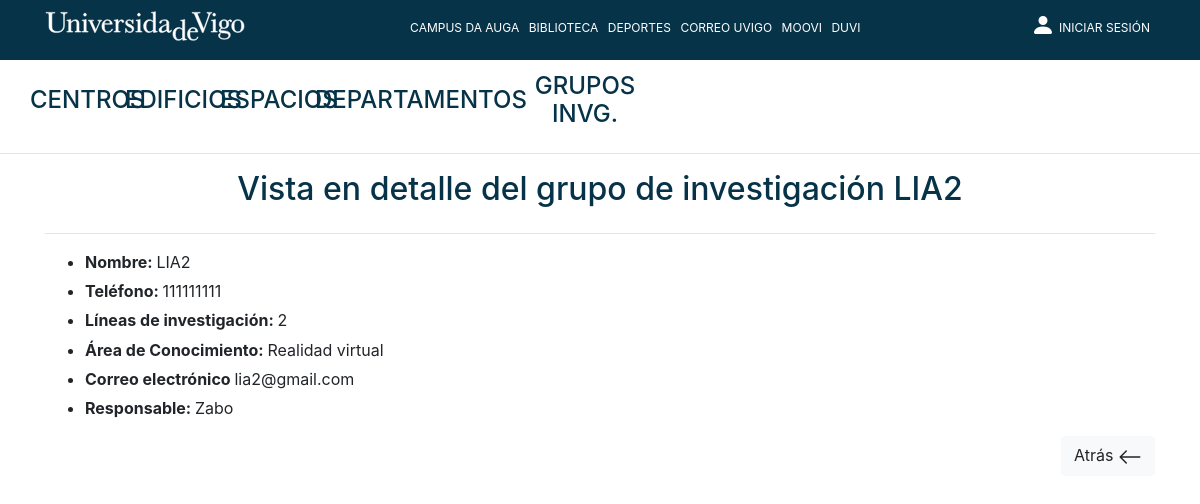
The app's page /Controllers/GrupoInvestigacion_Controller.php?action=showcurrent&grupo_id=1, older data.
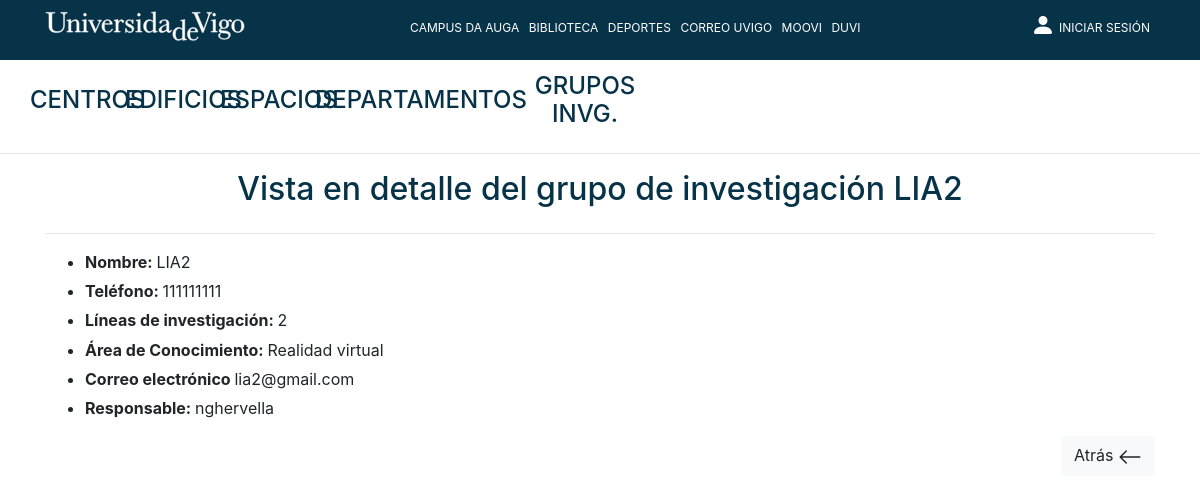
The same page, newer data.
### tables this page shows
CREATE TABLE `usuario` (
	`usuario_id` int NOT NULL AUTO_INCREMENT,
	`login` VARCHAR(12) NOT NULL UNIQUE,
	`nombre` VARCHAR(15) NOT NULL,
	`apellidos` VARCHAR(25) NOT NULL,
	`password` VARCHAR(64) NOT NULL,
	`fecha_nacimiento` DATE NOT NULL,
	`email_usuario` VARCHAR(30) NOT NULL,
	`telef_usuario` int NOT NULL,
	`dni` VARCHAR(9) NOT NULL UNIQUE,
	`rol` enum('ADMIN', 'USUARIO_NORMAL') NOT NULL, 
	`afiliacion` enum('DOCENTE', 'INVESTIGADOR', 'ADMINISTRACION') NOT NULL,
	`nombre_puesto` VARCHAR(60),
	`nivel_jerarquia` int,
	`depart_usuario` int,
	`grupo_usuario` int,
	`centro_usuario` int,
	PRIMARY KEY (`usuario_id`)
);

### Models/GRUPO_INVESTIGACION_Model.php (called while the page is built, shortened)
<?php
include_once 'Access_DB.php';
    class GRUPO_INVESTIGACION_Model{
        private $db;
        private $grupo_id;
        private $nombre_grupo;
        private $telef_grupo;
        private $lineas_investigacion;
        private $area_conoc_grupo;
        private $email_grupo;
        function __construct($grupo_id,
                             $nombre_grupo,
                             $telef_grupo,
                             $lineas_investigacion,
                             $area_conoc_grupo,
                             $email_grupo,
                             $responsable_grupo){
            $this->grupo_id = $grupo_id;
            $this->nombre_grupo = $nombre_grupo;
            $this->telef_grupo = $telef_grupo;
            $this->lineas_investigacion = $lineas_investigacion;
            $this->area_conoc_grupo = $area_conoc_grupo;
            $this->email_grupo = $email_grupo;
            $this->db = PDOConnection::getInstance();
        }
        function rellenaDatos(){
            $stmt = $this->db->prepare("SELECT *
					FROM grupo_investigacion
					WHERE grupo_id = ?");
            $stmt->execute(array($this->grupo_id));
            $grupo = $stmt->fetch(PDO::FETCH_ASSOC);
            if($grupo != null){
                return new GRUPO_INVESTIGACION_Model($grupo["grupo_id"], $grupo["nombre_grupo"],$grupo["telef_grupo"],$grupo["lineas_investigacion"],
                    $grupo["area_conoc_grupo"],$grupo["email_grupo"],$grupo["responsable_grupo"]);
            }else{
                return  'Error inesperado al intentar cumplir su solicitud de consulta';
            }
        }
        function getNombreGrupo(){
            return $this->nombre_grupo;
        }
        public function getTelefGrupo()
        {
            return $this->telef_grupo;
        }
        public function getLineasInvestigacion()
        {
            return $this->lineas_investigacion;
        }
        public function getAreaConocGrupo()
        {
            return $this->area_conoc_grupo;
        }
        public function getEmailGrupo()
        {
            return $this->email_grupo;
        }
    }
?>

### Models/Access_DB.php (called while the page is built)
<?php
class PDOConnection
{
    private static $dbhost = "127.0.0.1";
    private static $dbname = "hauga";
    private static $dbuser = "admin_hauga";
    private static $dbpass = "admin_hauga";
    private static $db_singleton = null;
    public static function getInstance()
    {
        if (self::$db_singleton == null) {
            self::$db_singleton = new PDO(
                "mysql:host=" . self::$dbhost . ";dbname=" . self::$dbname . ";charset=utf8",
                self::$dbuser,
                self::$dbpass,
                array(
                    PDO::ATTR_EMULATE_PREPARES => false,
                    PDO::ATTR_ERRMODE => PDO::ERRMODE_EXCEPTION
                )
            );
        }
        return self::$db_singleton;
    }
}
?>

### Models/USUARIO_Model.php (called while the page is built, shortened)
<?php
include_once 'Access_DB.php';
	class USUARIO_Model{
        private $db;
		var $usuario_id;
		function __construct($usuario_id,
							 $login,
							 $nombre,
							 $apellidos,
							 $password,
							 $fecha_nacimiento,
							 $email_usuario,
							 $telef_usuario,
							 $dni,
							 $rol,
							 $afiliacion,
							 $nombre_puesto,
							 $nivel_jerarquia,
							 $depart_usuario,
							 $grupo_usuario,
							 $centro_usuario){
			$this->usuario_id = $usuario_id;
			$this->db = PDOConnection::getInstance();
		}
        function getLoginById(){
		    $stmt = $this->db->prepare("SELECT login FROM usuario WHERE usuario_id = ?");
		    $stmt->execute(array($this->usuario_id));
		    $resultado = $stmt->fetch(PDO::FETCH_ASSOC);
		    if($resultado != null){
		        return $resultado['login'];
            }else{
		        return 'No existe el usuario en la BD';
            }
        }
    }
?>

### Views/GRUPOINVESTIGACION_SHOWCURRENT_View.php (the view)
<?php
class GRUPOINVESTIGACION_SHOWCURRENT_View{
    var $grupoInvestigacion;
    var $responsableLogin;
    function __construct($grupoInvestigacion, $responsableLogin)
    {
        $this->grupoInvestigacion = $grupoInvestigacion;
        $this->responsableLogin = $responsableLogin;
        $this->render();
    }
    function render(){
        include '../Views/Header.php';
        ?>
        <div class="container">
            <?php if ($this->grupoInvestigacion== null){ ?>
                <div class="alert alert-danger">El grupo de investigación al que está intentando acceder no existe.</div>
            <?php } else { ?>
                <div class="row">
                    <div class="col text-center">
                        <h2 class="textoAzul">Vista en detalle del grupo de investigación <?=$this->grupoInvestigacion->getNombreGrupo() ?></h2>
                    </div>
                </div>
                <hr>
                <ul>
                    <div class="row">
                        <div class="col text-left">
                            <li><b>Nombre: </b><?=$this->grupoInvestigacion->getNombreGrupo() ?></li>
                        </div>
                    </div>
                    <div class="row" style="padding-top: 0.5%;">
                        <div class="col text-left">
                            <li><b>Teléfono: </b><?=$this->grupoInvestigacion->getTelefGrupo() ?></li>
                        </div>
                    </div>
                    <div class="row" style="padding-top: 0.5%;">
                        <div class="col text-left">
                            <li><b>Líneas de investigación: </b><?=$this->grupoInvestigacion->getLineasInvestigacion() ?></li>
                        </div>
                    </div>
                    <div class="row" style="padding-top: 0.5%;">
                        <div class="col text-left">
                            <li><b>Área de Conocimiento: </b><?=$this->grupoInvestigacion->getAreaConocGrupo() ?></li>
                        </div>
                    </div>
                    <div class="row" style="padding-top: 0.5%;">
                        <div class="col text-left">
                            <li><b>Correo electrónico </b><?=$this->grupoInvestigacion->getEmailGrupo() ?></li>
                        </div>
                    </div>
                    <div class="row" style="padding-top: 0.5%;">
                        <div class="col text-left">
                            <li><b>Responsable: </b><?=$this->responsableLogin ?></li>
                        </div>
                    </div>
                </ul>
            <div class="row">
                <div class="col text-right">
                    <a id="botonAtrasCurrentUser" href="../Controllers/GrupoInvestigacion_Controller.php?action=showall" class="btn btn-light">
                        Atrás
                        <svg width="1.5em" height="1.5em" viewBox="0 0 16 16" class="bi bi-arrow-left" fill="currentColor" xmlns="http://www.w3.org/2000/svg">
                            <path fill-rule="evenodd" d="M15 8a.5.5 0 0 0-.5-.5H2.707l3.147-3.146a.5.5 0 1 0-.708-.708l-4 4a.5.5 0 0 0 0 .708l4 4a.5.5 0 0 0 .708-.708L2.707 8.5H14.5A.5.5 0 0 0 15 8z"/>
                        </svg>
                    </a>
                </div>
            </div>
            </div>
        <?php } ?>
<?php
    }
}

Row changes from the older to the newer data that the page shows:
no longer on this page (row edited): usuario: login "Zabo"
added usuario: login "nghervella"
